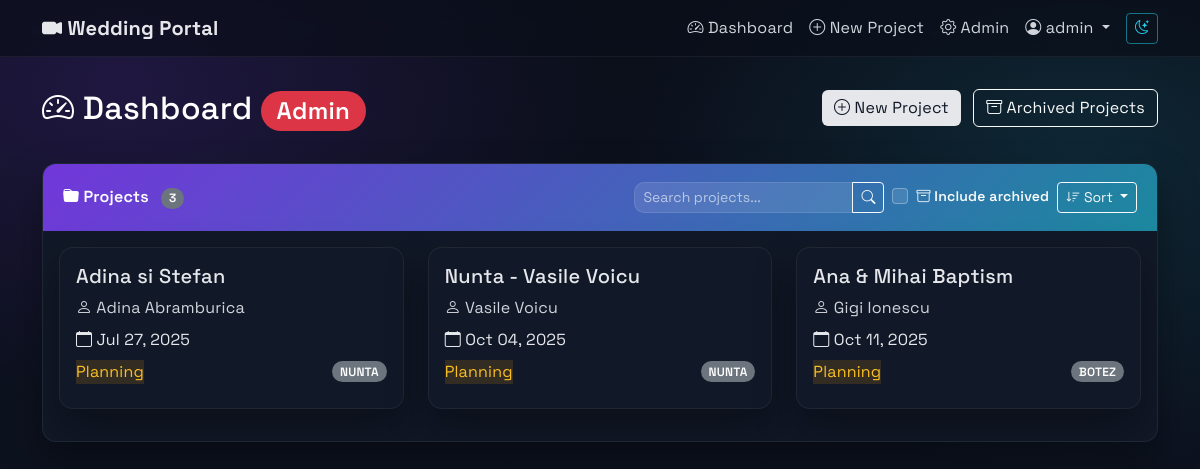
Screenshot of /dashboard/ (signed in) with the database file from the repository.
### projects/models.py (models this page shows, shortened)
class User(AbstractUser):
    ROLE_CHOICES = [
        ('ADMIN', 'Admin'),
        ('CLIENT', 'Client'),
    ]
    role = models.CharField(max_length=10, choices=ROLE_CHOICES, default='CLIENT')
    def is_admin(self):
        return self.role == 'ADMIN'

class Project(models.Model):
    PROJECT_TYPE_CHOICES = [
        ('NUNTA', 'Nunta'),
        ('BOTEZ', 'Botez'),
    ]
    STATUS_CHOICES = [
        ('Planning', 'Planning'),
        ('Filming', 'Filming'),
        ('Editing', 'Editing'),
        ('Completed', 'Completed'),
    ]
    EDIT_STATUS_CHOICES = [
        ('Pending', 'Pending'),
        ('In Progress', 'In Progress'),
        ('Review', 'Review'),
        ('Completed', 'Completed'),
    ]
    name = models.CharField(max_length=255)
    user = models.ForeignKey(User, on_delete=models.CASCADE, related_name='projects')
    client_name = models.CharField(max_length=255, blank=True, null=True)
    client_email = models.EmailField(blank=True, null=True)
    status = models.CharField(max_length=50, choices=STATUS_CHOICES, default='Planning')
    edit_status = models.CharField(max_length=50, choices=EDIT_STATUS_CHOICES, default='Pending')
    notes = models.TextField(blank=True, null=True)
    is_archived = models.BooleanField(default=False)
    event_date = models.DateTimeField()
    type = models.CharField(max_length=10, choices=PROJECT_TYPE_CHOICES)
    title_video = models.CharField(max_length=255, blank=True, null=True)
    city = models.CharField(max_length=100, blank=True, null=True)
    civil_union_details = models.TextField(blank=True, null=True)
    prep = models.TextField(blank=True, null=True)
    church = models.TextField(blank=True, null=True)
    session = models.TextField(blank=True, null=True)
    restaurant = models.TextField(blank=True, null=True)
    details_extra = models.TextField(blank=True, null=True)
    editing_preferences = models.TextField(blank=True, null=True)
    ceremony_field_order = models.JSONField(
        default=dict,
        blank=True,
        help_text="Custom order for ceremony detail fields"
    )
    admin_notified_of_changes = models.BooleanField(default=False)
    last_client_notification_date = models.DateTimeField(blank=True, null=True)
    has_unsent_changes = models.BooleanField(default=False)
    created_at = models.DateTimeField(auto_now_add=True)
    updated_at = models.DateTimeField(auto_now=True)
    class Meta:
        ordering = ['-created_at']

### projects/views.py (the view, shortened to what this page needs)
# urls.py: path('dashboard/', views.dashboard, name='dashboard'),
@login_required
def dashboard(request):
    user = request.user
    search_query = request.GET.get('search', '')
    sort_by = request.GET.get('sort', 'newest')  # Default sort by newest first
    include_archived = request.GET.get('include_archived', '') == 'on'
    valid_sorts = {
        'name': 'name',
        '-name': '-name',
        'date': 'event_date',
        '-date': '-event_date',
        'status': 'status',
        '-status': '-status',
        'client': 'client_name',
        '-client': '-client_name',
        'newest': '-id',
        'oldest': 'id'
    }
    sort_field = valid_sorts.get(sort_by, '-id')
    if user.is_admin():
        if include_archived:
            projects = Project.objects.all()  # Include both archived and active
        else:
            projects = Project.objects.filter(is_archived=False)
        pending_modifications = ProjectModification.objects.filter(status='PENDING')
        projects = projects.order_by(sort_field)
        context = {
            'projects': projects,
            'pending_modifications': pending_modifications,
            'is_admin': True,
            'search_query': search_query,
            'current_sort': sort_by,
            'include_archived': include_archived,
        }
    return render(request, 'dashboard.html', context)

### templates/dashboard.html (shortened to what this page needs)
{% extends 'base.html' %}
{% block content %}
<div class="row mb-4">
    <div class="col">
        <h2 class="text-white">
            <i class="bi bi-speedometer2"></i> Dashboard
            {% if is_admin %}
                <span class="badge bg-danger">Admin</span>
            {% endif %}
        </h2>
    </div>
    {% if is_admin %}
    <div class="col-auto">
        <a href="{% url 'create_project' %}" class="btn btn-light me-2">
            <i class="bi bi-plus-circle"></i> New Project
        </a>
        <a href="{% url 'archived_projects' %}" class="btn btn-outline-light">
            <i class="bi bi-archive"></i> Archived Projects
        </a>
    </div>
    {% endif %}
</div>
<div class="card">
    <div class="card-header d-flex justify-content-between align-items-center">
        <div>
            <i class="bi bi-folder-fill"></i> Projects
            {% if projects %}
                <span class="badge bg-secondary ms-2">{{ projects|length }}</span>
            {% endif %}
        </div>
        <div class="d-flex gap-2 align-items-center">
            <div class="input-group" style="width: 250px;">
                <input type="text" class="form-control form-control-sm" id="projectSearch"
                       placeholder="Search projects..." value="{{ search_query }}"
                       style="background-color: rgba(255,255,255,0.1); border-color: rgba(255,255,255,0.2); color: white;">
                <button class="btn btn-outline-light btn-sm" type="button" id="searchButton">
                    <i class="bi bi-search"></i>
                </button>
            </div>
            <div class="form-check" style="min-width: 140px;">
                <input class="form-check-input" type="checkbox" id="includeArchived"
                       style="background-color: rgba(255,255,255,0.1); border-color: rgba(255,255,255,0.3);">
                <label class="form-check-label text-light small" for="includeArchived">
                    <i class="bi bi-archive"></i> Include archived
                </label>
            </div>
            <div class="dropdown">
                <button class="btn btn-outline-light btn-sm dropdown-toggle" type="button"
                        id="sortDropdown" data-bs-toggle="dropdown" aria-expanded="false">
                    <i class="bi bi-sort-down"></i> Sort
                </button>
            </div>
        </div>
    </div>
    <div class="card-body">
        {% if projects %}
        <div class="row">
            {% for project in projects %}
            <div class="col-md-6 col-lg-4 mb-3">
                <div class="card project-card position-relative" style="cursor: pointer;" data-project-url="{% url 'project_detail' project.pk %}">
                    <div class="card-body">
                        <h5 class="card-title">{{ project.name }}</h5>
                        <p class="text-muted mb-2">
                            <i class="bi bi-person"></i> {{ project.client_name|default:project.user.get_full_name|default:project.user.username }}
                        </p>
                        <p class="mb-2">
                            <i class="bi bi-calendar"></i> {{ project.event_date|date:"M d, Y" }}
                        </p>
                        <div class="d-flex justify-content-between align-items-center">
                            <span class="status-badge status-{{ project.status|lower|cut:" " }}">
                                {{ project.status }}
                            </span>
                            <span class="badge bg-secondary">
                                {{ project.type }}
                            </span>
                        </div>
                    </div>
                </div>
            </div>
            {% endfor %}
        </div>
        {% endif %}
    </div>
</div>
{% endblock %}

### templates/base.html (shortened to what this page needs)
<!DOCTYPE html>
{% load static %}
<html lang="en">
<head>
    <link href="https://cdn.jsdelivr.net/npm/bootstrap@5.3.0/dist/css/bootstrap.min.css" rel="stylesheet">
    <link href="https://cdn.jsdelivr.net/npm/bootstrap-icons@1.11.0/font/bootstrap-icons.css" rel="stylesheet">
    <link href="{% static 'css/theme.css' %}" rel="stylesheet">
</head>
<body>
    <nav class="navbar navbar-expand-lg navbar-dark">
        <div class="container">
            <a class="navbar-brand" href="{% url 'dashboard' %}">
                <i class="bi bi-camera-video-fill"></i> Wedding Portal
            </a>
            <div class="collapse navbar-collapse" id="navbarNav">
                <ul class="navbar-nav ms-auto">
                    {% if user.is_authenticated %}
                        <li class="nav-item">
                            <a class="nav-link" href="{% url 'dashboard' %}">
                                <i class="bi bi-speedometer2"></i> Dashboard
                            </a>
                        </li>
                        {% if user.is_admin %}
                        <li class="nav-item">
                            <a class="nav-link" href="{% url 'create_project' %}">
                                <i class="bi bi-plus-circle"></i> New Project
                            </a>
                        </li>
                        <li class="nav-item">
                            <a class="nav-link" href="/admin/">
                                <i class="bi bi-gear"></i> Admin
                            </a>
                        </li>
                        {% endif %}
                        <li class="nav-item dropdown">
                            <a class="nav-link dropdown-toggle" href="#" id="userDropdown" role="button" data-bs-toggle="dropdown">
                                <i class="bi bi-person-circle"></i> {{ user.username }}
                            </a>
                        </li>
                    {% else %}
                        <li class="nav-item">
                            <a class="nav-link" href="{% url 'login' %}">
                                <i class="bi bi-box-arrow-in-right"></i> Login
                            </a>
                        </li>
                    {% endif %}
                </ul>
            </div>
        </div>
    </nav>
    <div class="main-container">
        <div class="container">
            {% block content %}{% endblock %}
        </div>
    </div>
</body>
</html>

### static/css/theme.css (style rules this page uses)
:root { --bg-900: #0b0f1a; --bg-850: #0e1422; --bg-800: #0f1629; --surface-800: #111827; --surface-700: #1f2937; --surface-600: #273449; --text-100: #e5e7eb; --text-300: #d1d5db; --text-500: #9ca3af; --text-muted: #9ca3af; --primary: #7c3aed; --primary-700: #6d28d9; --accent: #22d3ee; --success: #10b981; --warning: #f59e0b; --danger: #ef4444; --radius: 14px; --radius-sm: 10px; --bs-body-color: var(--text-100); --bs-heading-color: var(--text-100); --bs-secondary-color: var(--text-300); --bs-border-color: rgba(255, 255, 255, 0.1); --field-view-bg: rgba(255, 255, 255, 0.07); --field-view-border: rgba(255, 255, 255, 0.08); --field-edit-bg: rgba(34, 211, 238, 0.08); --field-edit-border: rgba(34, 211, 238, 0.3); }
html, body { color-scheme: dark; }
body { background: radial-gradient(1200px 800px at 10% 10%, rgba(124, 58, 237, 0.18) 0%, transparent 40%), radial-gradient(1000px 700px at 90% 20%, rgba(34, 211, 238, 0.12) 0%, transparent 45%), linear-gradient(180deg, var(--bg-900) 0%, var(--bg-850) 100%); color: var(--text-100); min-height: 100vh; font-family: "Space Grotesk", -apple-system, BlinkMacSystemFont, "Segoe UI", Roboto, Arial, sans-serif; letter-spacing: 0.2px; -webkit-font-smoothing: antialiased; -moz-osx-font-smoothing: grayscale; }
.navbar { background: rgba(10, 15, 26, 0.7) !important; backdrop-filter: blur(10px); border-bottom: 1px solid rgba(255, 255, 255, 0.06); }
.navbar-brand { font-weight: 700; color: var(--text-100) !important; }
.nav-link { color: var(--text-300) !important; }
.main-container { padding: 2rem 0; min-height: calc(100vh - 56px); }
.card { background: var(--surface-800); border: 1px solid rgba(255, 255, 255, 0.06); border-radius: var(--radius); box-shadow: 0 20px 40px rgba(0, 0, 0, 0.35); overflow: hidden; }
.card-header { background: linear-gradient(135deg, rgba(124, 58, 237, 0.9), rgba(34, 211, 238, 0.6)); color: #fff; font-weight: 600; border: none; padding: 1.1rem 1.25rem; }
.btn-light { background: #e5e7eb; color: #111827; border: none; }
.form-control, .form-select, .form-control:disabled, .form-select:disabled { background-color: var(--surface-600); border: 1px solid rgba(255, 255, 255, 0.14); color: var(--text-100); border-radius: 10px; }
.form-control::placeholder { color: var(--text-300); }
.badge { border-radius: 999px; font-weight: 600; }
.status-planning { background: rgba(245, 158, 11, 0.15); color: #fbbf24; }
.project-card { transition: transform 0.2s, box-shadow 0.2s, border-color 0.2s; cursor: pointer; }
a { color: #a5b4fc; }
h1, h2, h3, h4, h5, h6 { letter-spacing: 0.3px; color: var(--text-100); }
small, .text-muted { color: var(--text-300) !important; }

### rows the page displays
User: username "admin"
Project: name "Adina si Stefan", client_name "Adina Abramburica", event_date "Jul 27, 2025", status "Planning", type "NUNTA"
Project: name "Nunta - Vasile Voicu", client_name "Vasile Voicu", event_date "Oct 04, 2025", status "Planning", type "NUNTA"
Project: name "Ana & Mihai Baptism", client_name "Gigi Ionescu", event_date "Oct 11, 2025", status "Planning", type "BOTEZ"

### other values shown
{{ projects|length }} "3"
